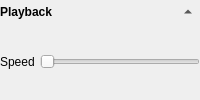
        <widget class="QWidget" name="widget_playback" native="true">
         <layout class="QGridLayout" name="gridLayout_15">
          <property name="leftMargin">
           <number>0</number>
          </property>
          <property name="topMargin">
           <number>0</number>
          </property>
          <property name="rightMargin">
           <number>0</number>
          </property>
          <property name="bottomMargin">
           <number>5</number>
          </property>
          <property name="spacing">
           <number>5</number>
          </property>
          <item row="0" column="0">
           <widget class="QLabel" name="label_38">
            <property name="font">
             <font>
              <weight>75</weight>
              <bold>true</bold>
             </font>
            </property>
            <property name="text">
             <string>Playback</string>
            </property>
           </widget>
          </item>
          <item row="0" column="1">
           <widget class="QToolButton" name="toolButton_playback_toggle">
            <property name="text">
             <string>...</string>
            </property>
            <property name="autoRaise">
             <bool>true</bool>
            </property>
            <property name="arrowType">
             <enum>Qt::UpArrow</enum>
            </property>
           </widget>
          </item>
          <item row="1" column="0" colspan="2">
           <widget class="QWidget" name="widget_playback_opts" native="true">
            <layout class="QGridLayout" name="gridLayout_16">
             <property name="leftMargin">
              <number>0</number>
             </property>
             <property name="topMargin">
              <number>0</number>
             </property>
             <property name="rightMargin">
              <number>0</number>
             </property>
             <property name="bottomMargin">
              <number>0</number>
             </property>
             <property name="spacing">
              <number>5</number>
             </property>
             <item row="0" column="0">
              <widget class="QLabel" name="label_39">
               <property name="text">
                <string>Speed</string>
               </property>
              </widget>
             </item>
             <item row="0" column="1">
              <widget class="QSlider" name="horizontalSlider_playback_speed">
               <property name="maximum">
                <number>100</number>
               </property>
               <property name="orientation">
                <enum>Qt::Horizontal</enum>
               </property>
              </widget>
             </item>
            </layout>
           </widget>
          </item>
         </layout>
        </widget>
